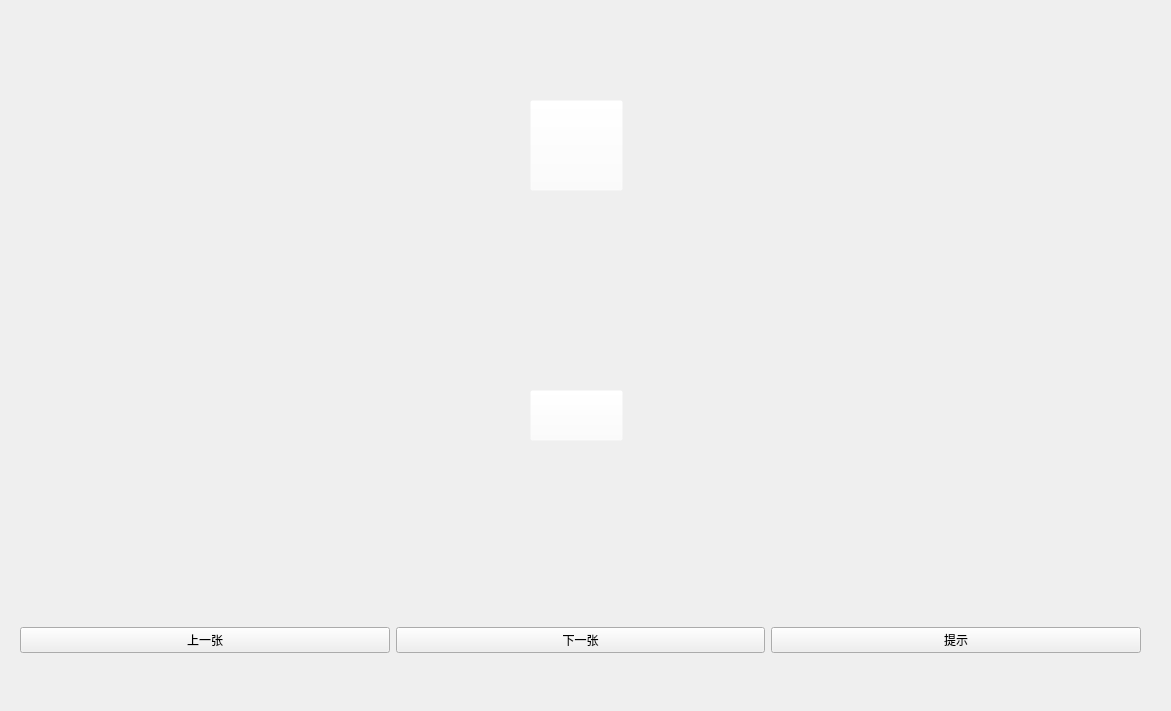
<?xml version="1.0" encoding="UTF-8"?>
<ui version="4.0">
 <class>xizhimen</class>
 <widget class="QWidget" name="xizhimen">
  <property name="geometry">
   <rect>
    <x>0</x>
    <y>0</y>
    <width>1171</width>
    <height>711</height>
   </rect>
  </property>
  <property name="windowTitle">
   <string>Form</string>
  </property>
  <widget class="QWidget" name="horizontalLayoutWidget">
   <property name="geometry">
    <rect>
     <x>20</x>
     <y>590</y>
     <width>1121</width>
     <height>101</height>
    </rect>
   </property>
   <layout class="QHBoxLayout" name="horizontalLayout">
    <item>
     <widget class="QPushButton" name="pushButton">
      <property name="text">
       <string>上一张</string>
      </property>
     </widget>
    </item>
    <item>
     <widget class="QPushButton" name="pushButton_3">
      <property name="text">
       <string>下一张</string>
      </property>
     </widget>
    </item>
    <item>
     <widget class="QPushButton" name="pushButton_2">
      <property name="text">
       <string>提示</string>
      </property>
     </widget>
    </item>
   </layout>
  </widget>
  <widget class="QLabel" name="label">
   <property name="geometry">
    <rect>
     <x>20</x>
     <y>20</y>
     <width>1131</width>
     <height>541</height>
    </rect>
   </property>
   <property name="text">
    <string/>
   </property>
  </widget>
  <widget class="QPushButton" name="pushButton_4">
   <property name="geometry">
    <rect>
     <x>530</x>
     <y>100</y>
     <width>93</width>
     <height>91</height>
    </rect>
   </property>
   <property name="styleSheet">
    <string notr="true">background-color: rgba(255, 255, 255, 0);</string>
   </property>
   <property name="text">
    <string/>
   </property>
  </widget>
  <widget class="QPushButton" name="pushButton_5">
   <property name="geometry">
    <rect>
     <x>530</x>
     <y>390</y>
     <width>93</width>
     <height>51</height>
    </rect>
   </property>
   <property name="styleSheet">
    <string notr="true">background-color: rgba(255, 255, 255, 0);</string>
   </property>
   <property name="text">
    <string/>
   </property>
  </widget>
 </widget>
 <resources/>
 <connections/>
</ui>
